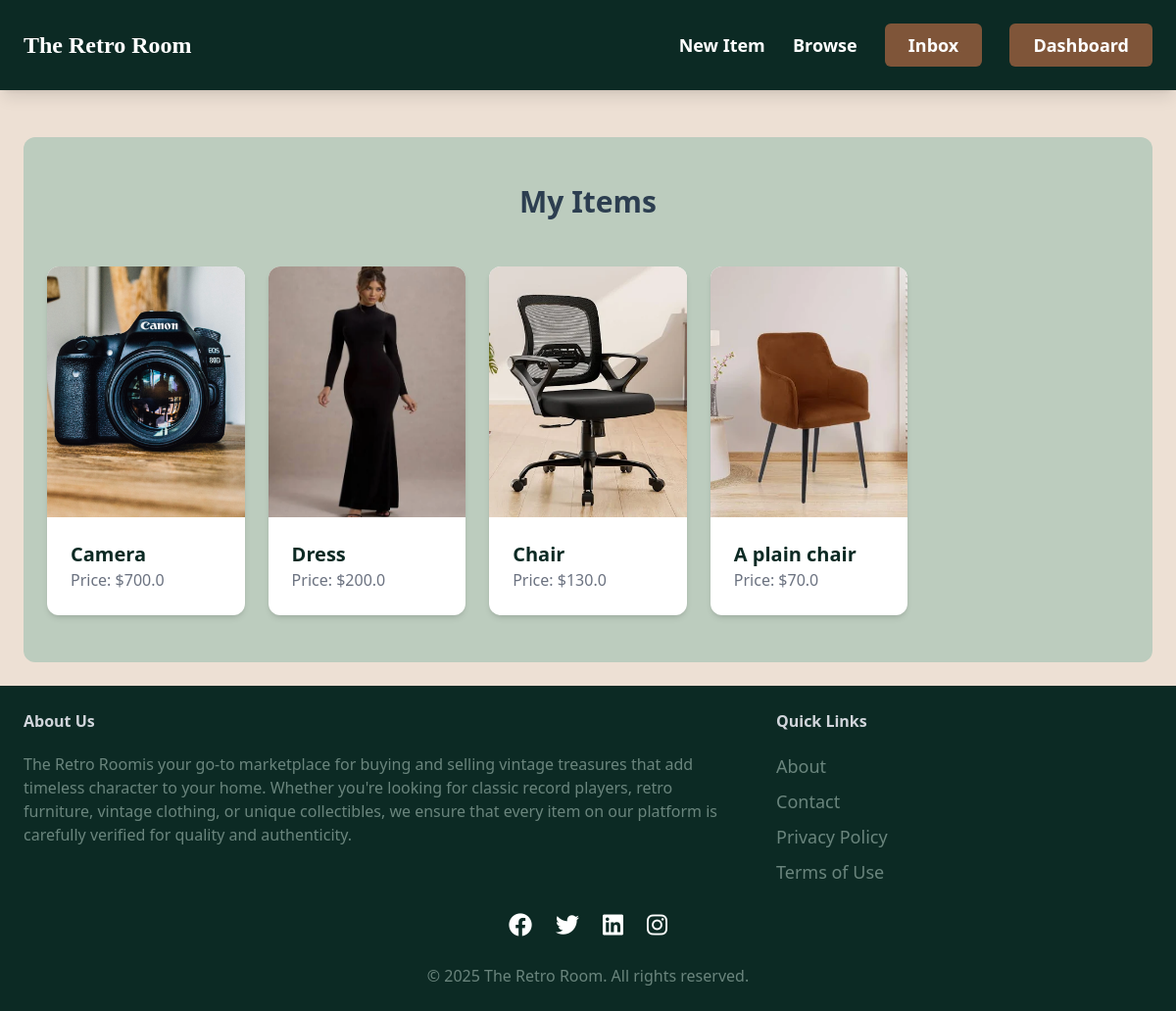
Before: /dashboard/ (signed in) with the older database file.
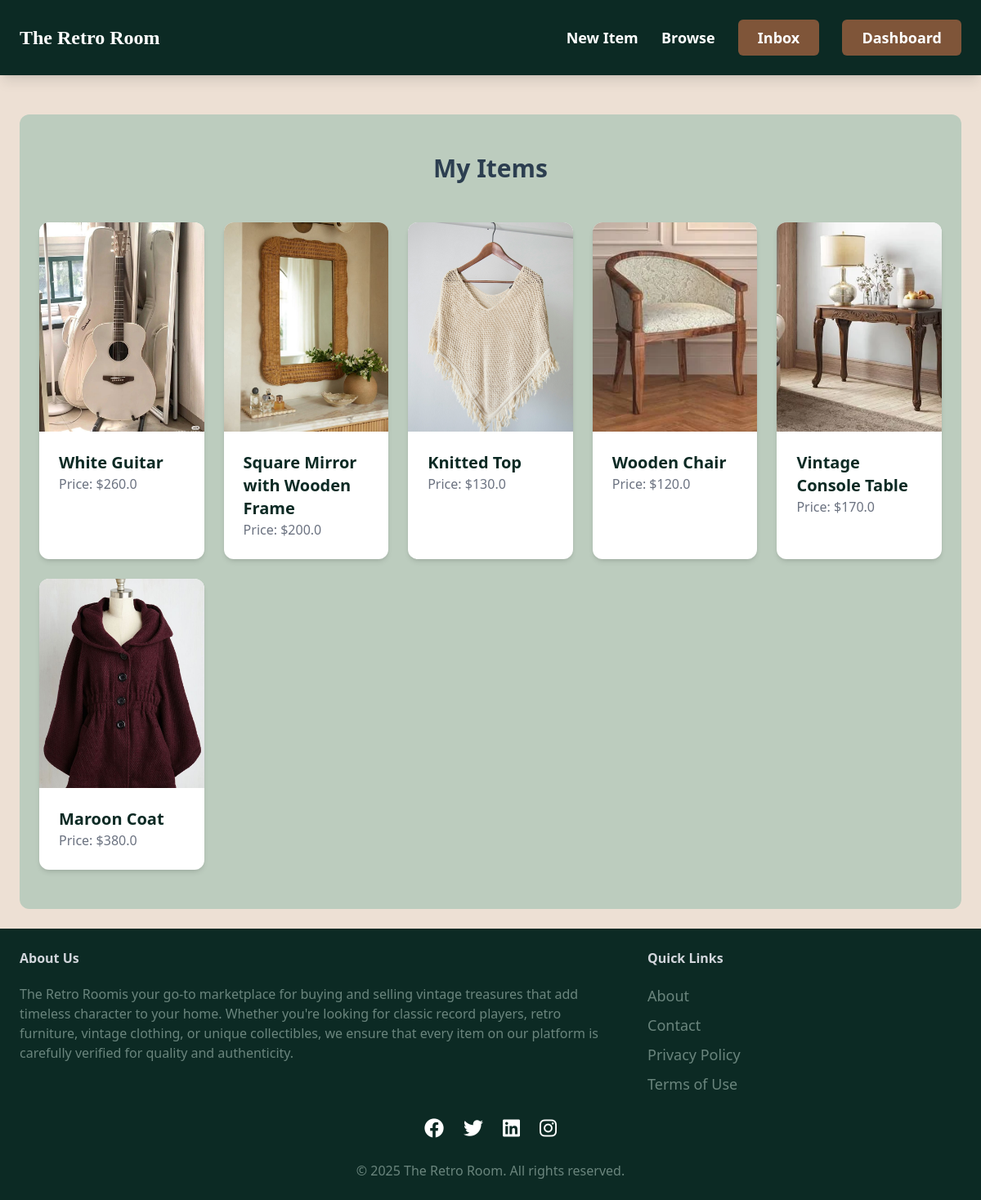
After: the same page with the newer database file.
### item/models.py (models this page shows, shortened)
class Item(models.Model):
    category = models.ForeignKey(Category, related_name='items', on_delete=models.CASCADE)
    name = models.CharField(max_length=255)
    description = models.TextField(blank=True, null=True)
    price = models.FloatField()
    image = models.ImageField(upload_to='item_images', blank=True, null=True)
    is_sold = models.BooleanField(default=False)
    created_by = models.ForeignKey(User, related_name='items', on_delete=models.CASCADE)
    created_at = models.DateTimeField(auto_now_add=True)

### dashboard/views.py (the view)
# urls.py: path('', views.index, name='index'),
@login_required
def index(request):
    items = Item.objects.filter(created_by=request.user)
    return render(request, 'dashboard/index.html', {
        'items': items,
    })

### dashboard/templates/dashboard/index.html (shortened to what this page needs)
{% extends 'core/base.html' %}
{% block content %}
    <div class="mt-6 px-6 py-12 bg-[#BCCCBE] rounded-xl">
        <h2 class="mb-12 text-3xl text-center font-semibold text-[#2C3E50]">My Items</h2>
        <div class="col-span-3">
            <div class="grid grid-cols-5 gap-6">
                {% for item in items %}
                    <div class="group relative bg-white rounded-xl overflow-hidden shadow-md hover:shadow-lg transition-all duration-300 ease-in-out">
                        <a href="{% url 'item:detail' item.id %}">
                            <div class="w-full h-64">
                                <img src="{{ item.image.url }}" alt="{{ item.name }}" class="w-full h-full object-cover transition-all duration-300 ease-in-out group-hover:scale-110">
                            </div>
                            <div class="p-6">
                                <h2 class="text-xl font-semibold text-[#0C2A24]">{{ item.name }}</h2>
                                <p class="text-gray-500">Price: ${{ item.price }}</p>
                            </div>
                        </a>
                    </div>
                {% endfor %}
            </div>
        </div>
    </div>
{% endblock %}

Changed rows visible on the page:
removed Item: image (picture), name "Camera", price "700.0"
removed Item: image (picture), name "Dress", price "200.0"
changed Item: image: a different picture; name "Chair" → "White Guitar"; price "130.0" → "260.0"
changed Item: image: a different picture; name "A plain chair" → "Square Mirror with Wooden Frame"; price "70.0" → "200.0"
added Item: image (picture), name "Knitted Top", price "130.0"
added Item: image (picture), name "Wooden Chair", price "120.0"
added Item: image (picture), name "Vintage Console Table", price "170.0"
added Item: image (picture), name "Maroon Coat", price "380.0"
